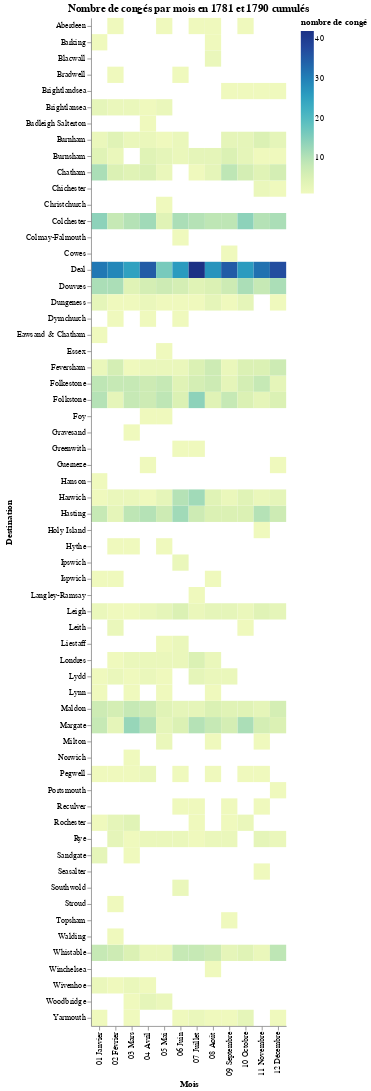

The cell this chart's notebook holds for it:
### Code cell
VegaLite({
  "title": "Nombre de congés par mois en 1781 et 1790 cumulés",
  "data": { "values": destination_month_destination},


  "transform": [
    {
      "aggregate": [{
       "op": "sum",
       "field": "nb_conge",
       "as": "nb_conge_sum"
      }],
      "groupby": ["destination", "month"]
    }
  ],
  "mark": {"type":"rect", "tooltip": {"content": "data"}},
  "encoding": {
    "x": {
      "field": "month",
      "title": "Mois",
      "type": "ordinal",

      "sort": "asc"
    },
    "y": {
      "title": "Destination",
      "field":"destination",
      "type": "ordinal"
      
    },
    "color": {
      "field": "nb_conge_sum",
      "title": "nombre de congé",
      "type": "quantitative"
    }
  },
  "config": {
    "view": {
      "stroke": "transparent"
    }
  }
})

### Figure 1 — Vega-Lite specification as saved in the notebook (floating-point values rounded to 4 significant figures; data arrays with more than 128 entries replaced by an {"elided": "..."} marker saying what was removed)
{"config": {"view": {"stroke": "transparent"}}, "data": {"values": {"elided": "379 records"}}, "encoding": {"color": {"field": "nb_conge_sum", "title": "nombre de congé", "type": "quantitative"}, "x": {"field": "month", "sort": "asc", "title": "Mois", "type": "ordinal"}, "y": {"field": "destination", "title": "Destination", "type": "ordinal"}}, "mark": {"tooltip": {"content": "data"}, "type": "rect"}, "title": "Nombre de congés par mois en 1781 et 1790 cumulés", "transform": [{"aggregate": [{"as": "nb_conge_sum", "field": "nb_conge", "op": "sum"}], "groupby": ["destination", "month"]}]}
